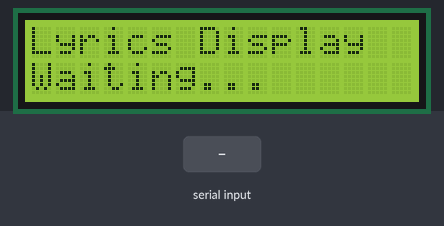
This sketch was run on a simulated Arduino Uno, built with avr-gcc and run on an emulated ATmega328P. Shown: 16×2 character LCD. Inputs (shaded band) come from the test bench.

Above: at 1.2 s.
1.3 s: "1\n" received over Serial
At 1.6 s:
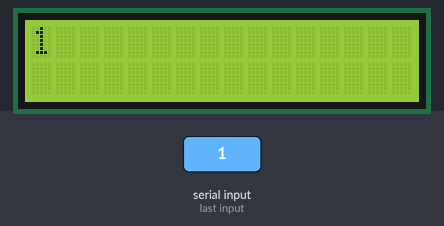
2.8 s: byte 10 ('\n') received over Serial
At 3.9 s:
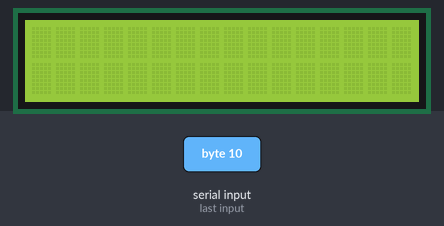
4.3 s: "0\n" received over Serial
At 5.1 s:
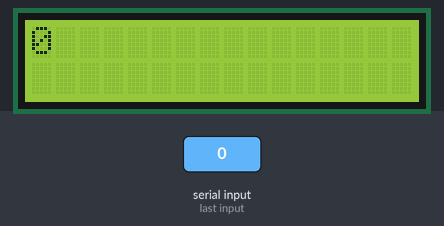
Timing chart, 0 to 7.3 s (numbered marks = the images above; inputs shaded):
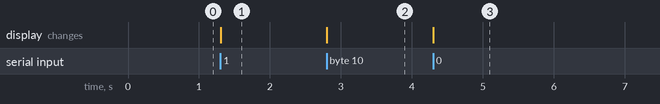

Measured:
- after the input at 1.3 s, the display: changes at once (image 1)
- after the input at 2.8 s, the display: changes at once (image 2)
- after the input at 4.3 s, the display: changes at once (image 3)

The sketch:

arduino.ino
```cpp
#include <LiquidCrystal.h>

LiquidCrystal lcd(12, 11, 5, 4, 3, 2);

char message[160];
int index = 0;

void setup() {
  Serial.begin(9600);
  lcd.begin(16, 2);
  lcd.clear();

  lcd.setCursor(0, 0);
  lcd.print("Lyrics Display");
  lcd.setCursor(0, 1);
  lcd.print("Waiting...");
}

void loop() {
  while (Serial.available() > 0) {
    char c = Serial.read();

    if (c == '\n') {
      message[index] = '\0';

      lcd.clear();
      lcd.setCursor(0, 0);

      // Display up to 32 characters over two rows.
      for (int i = 0; i < index && i < 32; i++) {
        if (i == 16) {
          lcd.setCursor(0, 1);
        }
        lcd.write(message[i]);
      }

      index = 0;
    } else if (c != '\r' && index < 159) {
      message[index++] = c;
    }
  }
}
```
